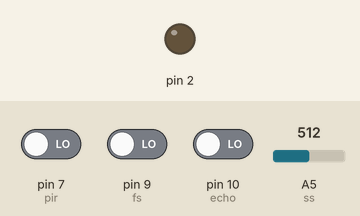
Bench run of a sketch on a simulated Arduino Uno, built with avr-gcc and run on an emulated ATmega328P. Shown: output pins drawn as LEDs (lit = HIGH). The inputs (shaded band) are chosen by the test bench; at power-on: pin 7 (pir) LOW, pin 9 (fs) LOW, pin 10 (echo) LOW, A5 (ss) = 512. At 1.1 s the program stops and its outputs stay as they are.

Above: at 0.1 s.
At 1.1 s:
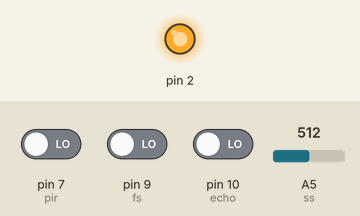
Timing chart, 0 to 2.6 s (numbered marks = the images above):
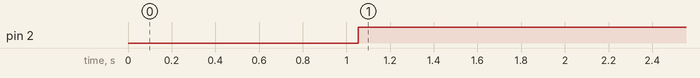

The sketch:

arduino_bluetooth_home_secrrity_system2.ino
```cpp
#include <SoftwareSerial.h>
#include <Wire.h>
SoftwareSerial BTserial (0, 1);
int pirv=0,pir=7,fs=9,fsv=0,ss=5,ssv=0,trig=11,echo=10;
float hi;
float tr;
int  ;
int ;
float dis;
float dur;

void setup() {
  pinMode (pir, INPUT);
  pinMode (fs, INPUT);
  pinMode (ss, INPUT);
  pinMode (trig, INPUT);
  pinMode (echo, INPUT);
  pinMode (2, OUTPUT);
  BTserial.begin(9600);
}

void loop() {
  pirv = digitalRead(pir);
  fsv = digitalRead(fs);
  for (int i=1;i<=100;i++){
    if(analogRead(ss)>500 and analogRead(ss)<300){
      ssv=1;
      break;
    }
  }

  digitalWrite(trig, LOW);
  delayMicroseconds(2);
  digitalWrite(trig, HIGH);
  delayMicroseconds(10);
  digitalWrite(trig, LOW);
  dur = pulseIn(echo, HIGH);
  dis = dur * 0.034 / 2;

  if(pirv==HIGH){
     BTserial.print("Intruder");
     BTserial.print(", ");
  }
  else{
     BTserial.print("OK");
     BTserial.print(", ");
  }
  if(fsv==HIGH){
    BTserial.print("Fire detected");
    BTserial.print(", ");
  }
  else{
    BTserial.print("Normal");
    BTserial.print(", ");
  }
  if(ssv==HIGH){
    BTserial.print("Sound detected");
    BTserial.print(", ");
  }
  else{
    BTserial.print("Normal");
    BTserial.print(", ");
  }
  if(dis<20){
     BTserial.print("Alert");
     BTserial.print (dis);
     BTserial.print("; ");
  }
  else{
    BTserial.print("Normal");
    BTserial.print("; ");
  }
  while (fsv!=HIGH){
    digitalWrite(2,HIGH);
  }
  digitalWrite(2,HIGH);
  delay(2000);
}
```

Measured:
- by itself, pin 2: LOW → HIGH at 1.1 s
